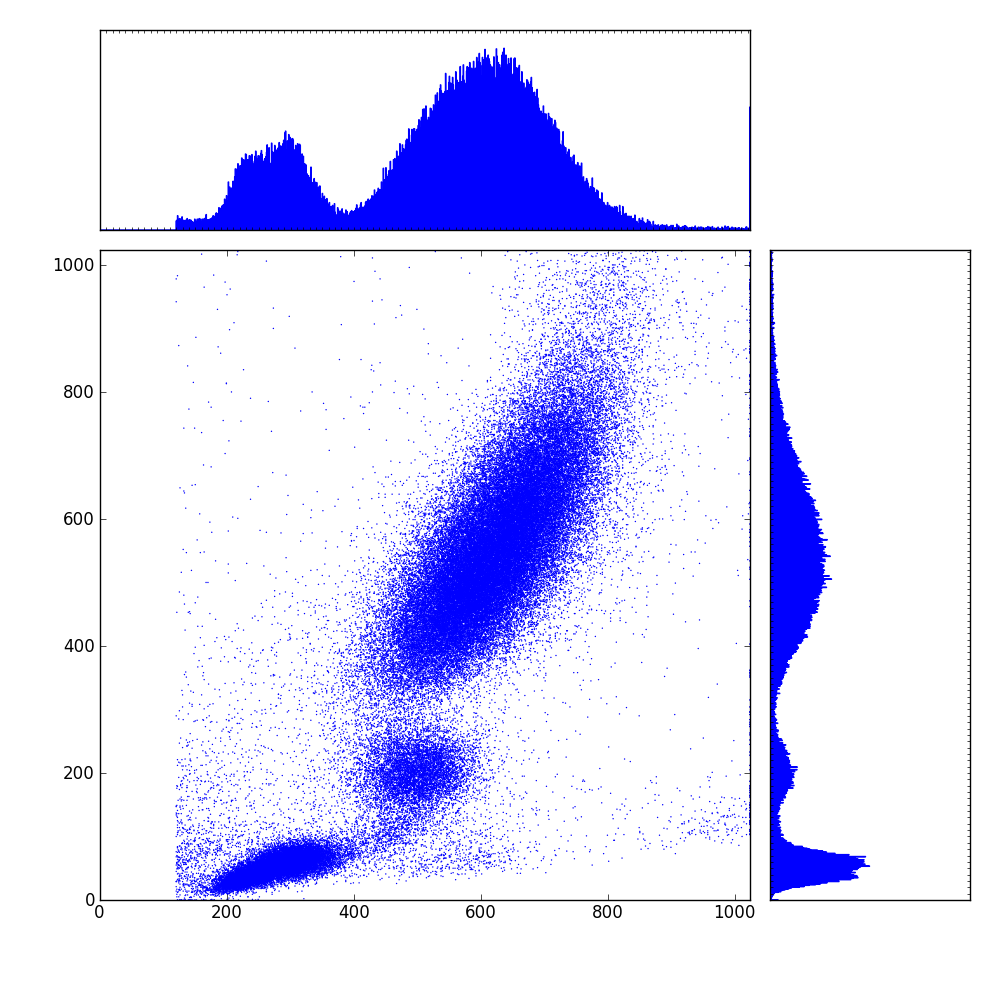

Write the Python code that produced this figure.
import numpy as np
import matplotlib.pyplot as plt
import matplotlib as mp
from matplotlib.ticker import NullFormatter
from matplotlib.ticker import MultipleLocator
from fcm import loadFCS

# Load FCS file using loadFCS from fcm
data = loadFCS("3FITC_4PE_004.fcs")
x = data[:,'FSC-H']
y = data[:,'SSC-H']

# definitions for the axes 
left, width = 0.1, 0.65
bottom, height = 0.1, 0.65
bottom_h = left_h = left+width+0.02

rect_scatter = [left, bottom, width, height]
rect_histx = [left, bottom_h, width, 0.2]
rect_histy = [left_h, bottom, 0.2, height]

plt.figure(1, figsize=(10,10))


axScatter = plt.axes(rect_scatter)
axHistx = plt.axes(rect_histx)
axHistx.xaxis.set_major_formatter(NullFormatter())
axHistx.xaxis.set_minor_formatter(NullFormatter())
axHisty = plt.axes(rect_histy)
axHisty.yaxis.set_major_formatter(NullFormatter())
axHisty.yaxis.set_minor_formatter(NullFormatter())

axHistx.xaxis.set_major_locator( MultipleLocator(10) )
axHistx.xaxis.set_minor_locator( MultipleLocator(10) )
axHisty.yaxis.set_major_locator( MultipleLocator(10) )
axHisty.yaxis.set_minor_locator( MultipleLocator(10) )

# the scatter plot:
axScatter.scatter(x, y, edgecolors='none',s=1)


# now determine nice limits by hand:
binwidth = 0.5
xymax = np.max( [np.max(np.fabs(x)), np.max(np.fabs(y))] )
lim = ( int(xymax/binwidth) + 1) * binwidth

axScatter.set_xlim( (0, lim) )
axScatter.set_ylim( (0, lim) )

bins = np.arange(0, lim + binwidth, binwidth)
axHistx.hist(x, bins=bins, facecolor='blue', edgecolor='blue', histtype='stepfilled')
axHisty.hist(y, bins=bins, orientation='horizontal', facecolor='blue', edgecolor='blue',  histtype='stepfilled')

axHistx.set_xlim( axScatter.get_xlim() )
axHistx.set_xticks(())
axHistx.set_yticks(())
axHisty.set_ylim( axScatter.get_ylim() )
axHisty.set_xticks(())
axHisty.set_yticks(())

plt.show()
